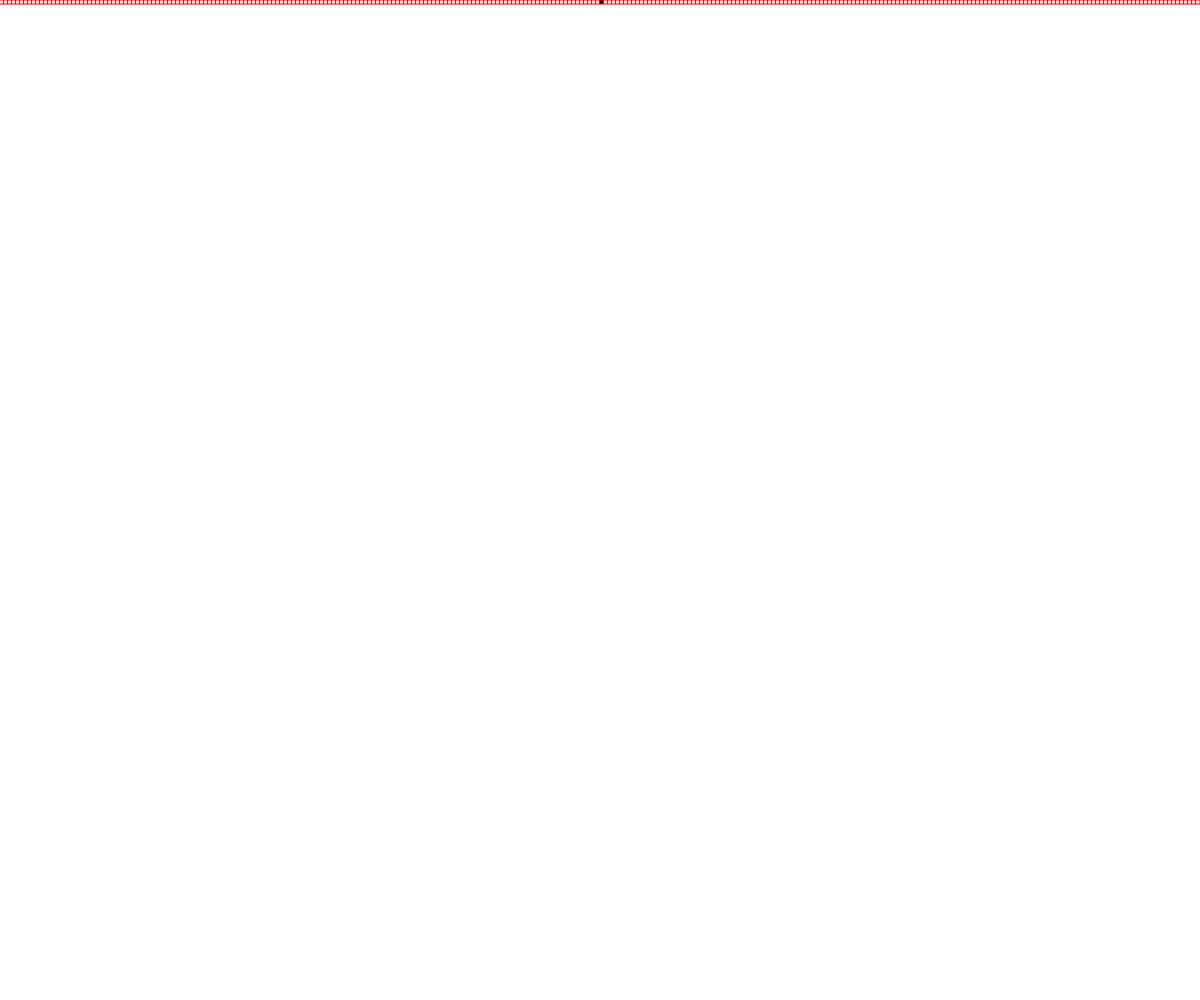
Frame 1 (no input)
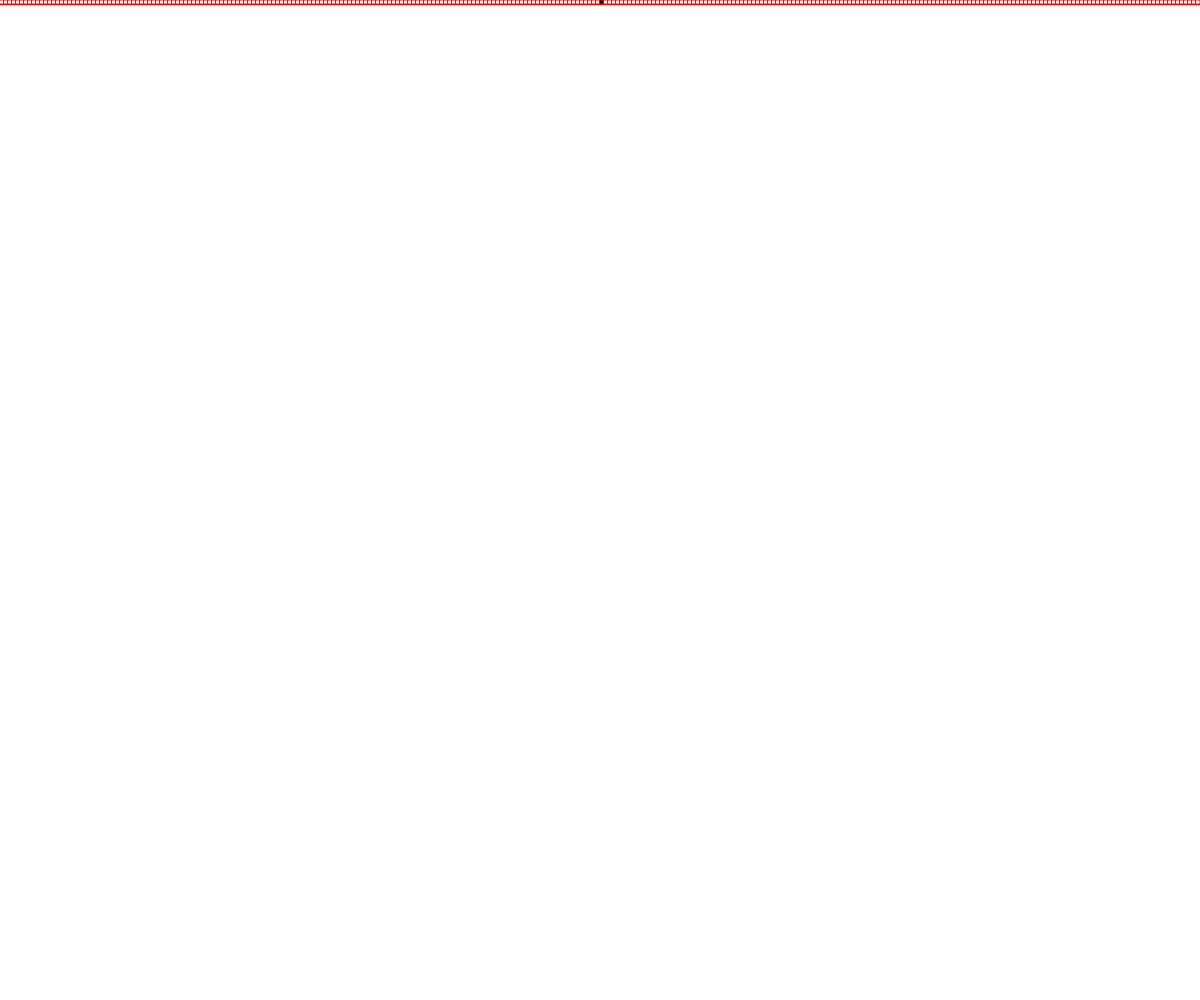
Frame 60 (no input)
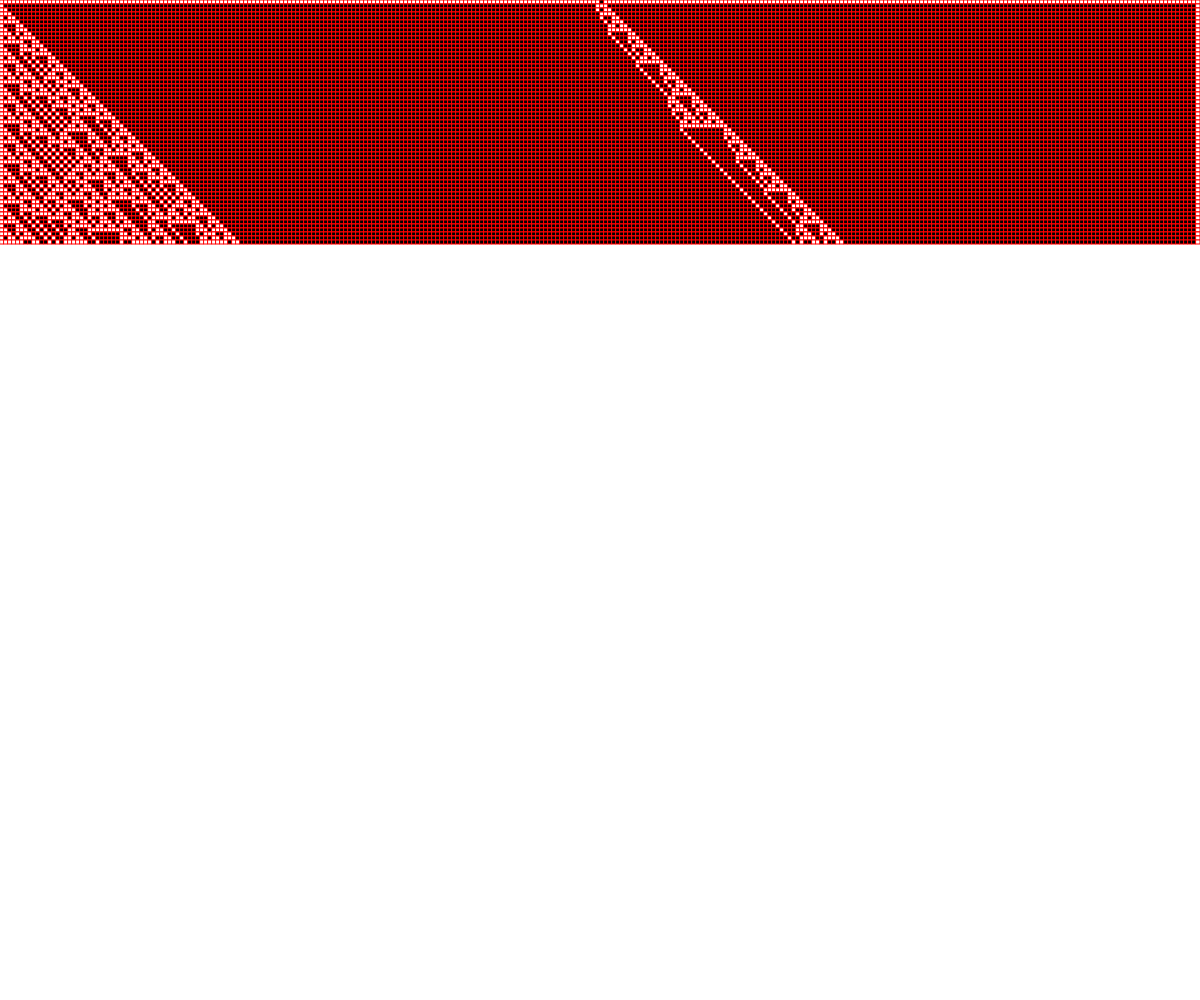
Frame 120 (the mouse pressed at the canvas centre since frame 60)

The p5.js sketch that drew these frames (run headless with seeded random() and noise() and a simulated clock; from frame 60 on, the mouse is pressed at the canvas centre):

// p5.js sketch
// ── sketch.js
// simple wolfram ca non opp 
// display cells
// copying one array to the other creates problems if you just assign it you need to deep copy i am useing p5.js arrayCopy(sorce,destination) built in pred


let cells = [];

let newCells = []; // new array to put the new state in. but in need zero index and 19 index so i just copied it over

let generation = 0; // oh damn this is global too !!!!

let ruleset = [1, 1, 1, 0, 0, 0, 0, 1];

let cellw = 4; // cell size

console.log(cells.length);

function setup() {
  createCanvas(windowWidth, windowHeight);
  background(255);
  for (let i=0; i < width/cellw; i++){
  cells[i] = 0;
  }
  console.log(cells.length);
  cells[int(cells.length/2)] = 1;  // you have to use int here or it wont give an int with some screen sizes and you will not have a 1 
  arrayCopy(cells,newCells);  // so the arrarys have a first and last element index as they are skiped when creating next generation
  
}

function draw() {
  displayCells(generation);
  if (mouseIsPressed) {
    getNextGen();
    generation++;
    console.log(generation);
    displayCells(generation);
    if (generation*cellw > height){
      //background(255);
      generation=0;
    }
    
  }

}


function displayCells(generation) {


  for (let i = 0; i < cells.length; i++) {
    if (cells[i] == 0) {
      //console.log("white");
      fill(255);
    } else {
      fill(0);
      //console.log("black");
    }
    strokeWeight(1);
    stroke(255, 0, 0);
    rect(i * cellw, generation * cellw, cellw, cellw);
  }

}


function getNextGen() {
  for (let i = 1; i < cells.length - 1; i++) { // 1 and -1 because we are disregarding the edges
    let left = cells[i - 1];
    let middle = cells[i];
    let right = cells[i + 1];
    let newState = rules(left, middle, right);
    newCells[i] = newState;
  }
  arrayCopy(newCells,cells);  //  source then destination this 
}


function rules(a, b, c) {

  if (a == 1 && b == 1 && c == 1) return ruleset[0];
  else if (a == 1 && b == 1 && c == 0) return ruleset[1];
  else if (a == 1 && b == 0 && c == 1) return ruleset[2];
  else if (a == 1 && b == 0 && c == 0) return ruleset[3];
  else if (a == 0 && b == 1 && c == 1) return ruleset[4];
  else if (a == 0 && b == 1 && c == 0) return ruleset[5];
  else if (a == 0 && b == 0 && c == 1) return ruleset[6];
  else if (a == 0 && b == 0 && c == 0) return ruleset[7];

}
